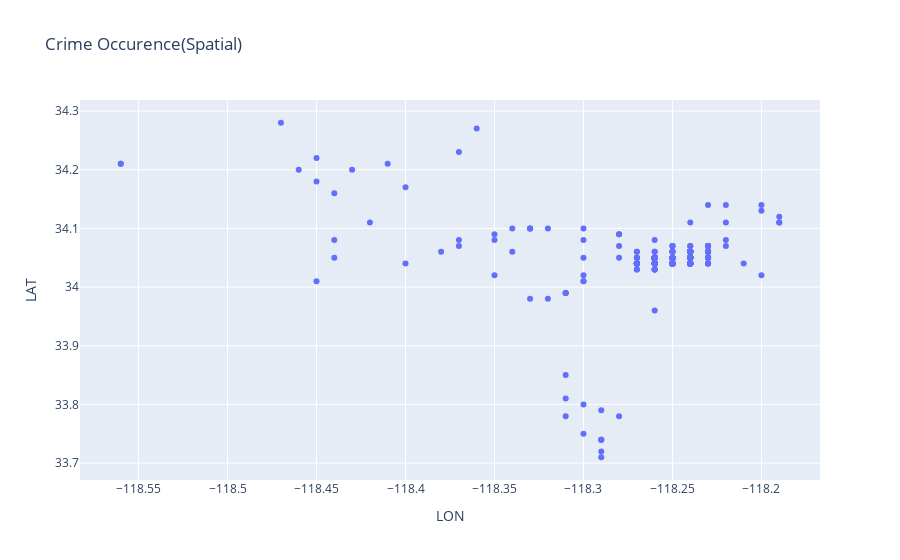

Write notebook code for a chart like this one.
### Code cell
import plotly.express as px
query= '''select LAT , LON from crime_data'''
df=pd.read_sql(query,connection)

plt.figure(figsize=(10, 6))
plt.scatter(df['LON'], df['LAT'], alpha=0.5, marker='.', color='red')
plt.title('Crime Hotspots')
plt.xlabel('Longitude')
plt.ylabel('Latitude')
plt.grid(True)
plt.show()


fig=px.scatter(df, x='LON', y='LAT', title="Crime Occurence(Spatial)")
fig.show()

### Figure 1 — Plotly figure (JSON) as saved in the notebook; plotly's stock layout.template omitted (floating-point values rounded to 4 significant figures; data arrays with more than 128 entries replaced by an {"elided": "..."} marker saying what was removed)
{"data": [{"hovertemplate": "LON=%{x}<br>LAT=%{y}<extra></extra>", "legendgroup": "", "marker": {"color": "#636efa", "symbol": "circle"}, "mode": "markers", "name": "", "orientation": "v", "showlegend": false, "type": "scatter", "x": {"elided": "499 float values"}, "xaxis": "x", "y": {"elided": "499 float values"}, "yaxis": "y"}], "layout": {"legend": {"tracegroupgap": 0}, "title": {"text": "Crime Occurence(Spatial)"}, "xaxis": {"anchor": "y", "domain": [0, 1], "title": {"text": "LON"}}, "yaxis": {"anchor": "x", "domain": [0, 1], "title": {"text": "LAT"}}}}
